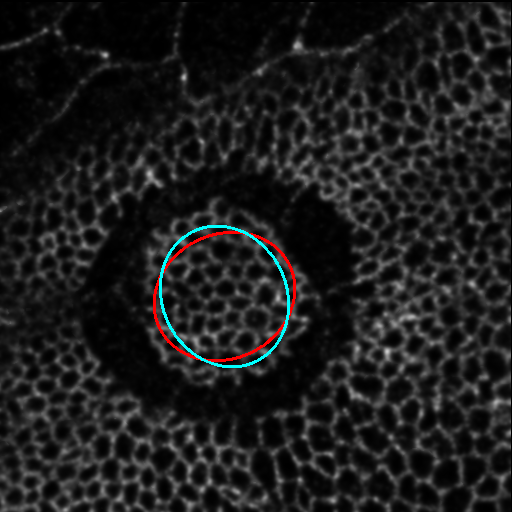
#> input picture reviews/angle_cv2_swap.png, 512 x 512 px; its folder holds only this picture in this run
$ python -i detector.py   (imports and definitions only)   (older library calls are emulated)
#> lines starting #> are read from the running program, lines starting #| are printed output that depends on the picture
#> further down, picture is the input picture: shape (512, 512, 3); mean B, G, R 28.7, 28.7, 28.6
"""Edge detection and ellipse fitting for annular ablation cuts."""

from __future__ import annotations

from dataclasses import asdict, dataclass
from typing import Any

import cv2
import numpy as np

from .data import GT_COLUMNS, canonicalize_fiji_ellipse_params, fiji_angle_from_axis_vector


@dataclass
class EllipseResult:
    """Ellipse fit; BX/BY are the geometric center in image pixels."""

    BX: float
    BY: float
    Major: float
    Minor: float
    Angle: float
    method: str = "combined"
    confidence: float = 1.0

    def as_dict(self) -> dict[str, float | str]:
        return asdict(self)


# [118 lines left out: functions _fit_ellipse_from_points, _sector_extremity_points, _arc_tip_points, _visible_arc_fraction, _partial_arc_visible, _outer_envelope_points and 1 more, not called in this run]


def _angle_diff(a: float, b: float) -> float:
    diff = abs(a - b) % 180.0
    return min(diff, 180.0 - diff)


def _signed_angle_delta(angle: float, reference: float) -> float:
    """Signed difference angle − reference in (−90°, 90°] (180° period)."""
    return float((float(angle) - float(reference) + 90.0) % 180.0 - 90.0)


def _unwrap_angle(angle: float, reference: float) -> float:
    """Map angle to the [0, 180) representative closest to reference."""
    return (float(reference) + _signed_angle_delta(angle, reference)) % 180.0


# [25 lines left out: function _ema_ellipse, not called in this run]


class AblationEdgeDetector:
    """
    Fit an ellipse to the *outer* boundary of the dark annular ablation ring.

    Along each ray from the disc center the intensity profile is:
        bright (inner tissue) → dark (ablation ring) → bright (outer tissue).

    Fiji ellipses annotate that outer dark→bright transition. Detection:
    1. Estimate disc center from the bright central tissue blob
    2. Sample the outer ablation edge on rays around 360°
    3. Fit an ellipse to those points (two-pass center refine)

    Training tunes classical hyperparameters via sklearn search (see ``ablation_edge.model``).
    """

    DEFAULT_PARAMS: dict[str, Any] = {
        # Blob fallback — matches test.ipynb OpenCV knobs.
        "blur": 11,
        "threshold": 20,
        "morph_kernel": 2,
        "morph_iterations": 4,
        "min_area": 5000,
        # Ring-fit path.
        "edge_blur": 11,
        "dark_threshold": 22,
        "bright_threshold": 22,
        # Fixed dark cut is more stable than annulus-percentile adaptive on dark discs
        # (annulus median can sit ~12 and falsely clip to a low floor).
        "use_adaptive_threshold": False,
        "dark_percentile": 65.0,
        "gradient_percentile": 55,
        "r_min": 70,
        "r_max": 200,
        "n_angles": 180,
        "min_dark_run": 4,
        # Fiji annotators emphasize cut extremities; use mild point biasing, not global
        # ellipse inflation (enclosing_percentile=0).
        "dark_run_mode": "first",
        "extremity_sectors": 36,
        "use_arc_tips": True,
        "extremity_arc_full": 0.86,  # plain fit when outer arc >= 86%
        "extremity_arc_severe": 0.65,  # sector+outer when outer arc < 65%
        "extremity_arc_max": 0.80,  # legacy: mild extremity weighting below this
        "extremity_arc_percentile": 80.0,
        "enclosing_percentile": 0.0,
        "radius_filter_mode": "extremity",  # extremity | symmetric | none
        "radius_outlier_sigma": 2.5,
        "center_max_area": 40000,
        "major_min": 150.0,
        "major_max": 450.0,
        "temporal_alpha": 0.45,
    }

    def __init__(self, refine_edges: bool = False, **params: Any) -> None:
        self.params = {**self.DEFAULT_PARAMS, **params}
        self.refine_edges = refine_edges
        self._prev_ellipse: dict[str, float] | None = None
        self._prev_dark_threshold: float | None = None
        self._smooth_thresholds: bool = False

    # [4 lines left out: function reset_temporal_state, not called in this run]

    def detect(self, image: np.ndarray, *, temporal_smooth: bool = False) -> EllipseResult | None:
        self._smooth_thresholds = temporal_smooth
        fitted = self._detect_ablation_ring(image)
        confidence = 1.0
        if fitted is None:
            fitted = self._detect_from_blob(image)
            confidence = 0.5
        if fitted is None:
            return None

        if temporal_smooth:
            alpha = float(self.params.get("temporal_alpha", 0.35))
            fitted = _ema_ellipse(fitted, self._prev_ellipse, alpha)
            self._prev_ellipse = {key: fitted[key] for key in GT_COLUMNS}

        method = "ring"
        if temporal_smooth and float(self.params.get("temporal_alpha", 0.35)) < 1.0:
            method = f"{method}_stable"
        return EllipseResult(**fitted, method=method, confidence=float(confidence))

    # [4 lines left out: function detect_sequence, not called in this run]

    def _best_raw_detection(self, image: np.ndarray) -> dict[str, float] | None:
        return self._detect_ablation_ring(image) or self._detect_from_blob(image)

    # [30 lines left out: function _estimate_thresholds, not called in this run]

    def _estimate_disc_center(self, blurred: np.ndarray) -> tuple[float, float]:
        height, width = blurred.shape
        cx0, cy0 = width * 0.44, height * 0.58
        bright_threshold = float(self.params["bright_threshold"])
        bright = (blurred >= bright_threshold).astype(np.uint8)
        kernel = np.ones((5, 5), np.uint8)
        bright = cv2.morphologyEx(bright, cv2.MORPH_OPEN, kernel, iterations=1)
        bright = cv2.morphologyEx(bright, cv2.MORPH_CLOSE, kernel, iterations=2)

        count, _labels, stats, centroids = cv2.connectedComponentsWithStats(bright, connectivity=8)
        best_idx = None
        best_score = -1.0
        # Central tissue blob is typically ~8k–25k px; huge components are merged
        # background bright regions that pull the center far off (bad discs).
        max_area = int(self.params.get("center_max_area", 40000))
        for idx in range(1, count):
            area = int(stats[idx, cv2.CC_STAT_AREA])
            if area < 5000 or area > max_area:
                continue
            bx, by = float(centroids[idx][0]), float(centroids[idx][1])
            # Strong prior toward the usual disc location.
            dist = np.hypot(bx - cx0, by - cy0)
            score = area / (1.0 + (dist / 25.0) ** 2)
            if score > best_score:
                best_score = score
                best_idx = idx
        if best_idx is None:
            # Relax area cap once if nothing matched.
            for idx in range(1, count):
                area = int(stats[idx, cv2.CC_STAT_AREA])
                if area < 5000 or area > 120000:
                    continue
                bx, by = float(centroids[idx][0]), float(centroids[idx][1])
                dist = np.hypot(bx - cx0, by - cy0)
                score = area / (1.0 + (dist / 25.0) ** 2)
                if score > best_score:
                    best_score = score
                    best_idx = idx
        if best_idx is None:
            return cx0, cy0
        return float(centroids[best_idx][0]), float(centroids[best_idx][1])

    # [185 lines left out: functions _outer_ablation_points, _fiji_fit_points, _fit_from_rays, not called in this run]

    def _detect_ablation_ring(self, image: np.ndarray) -> dict[str, float] | None:
        blur = int(self.params["edge_blur"])
        if blur % 2 == 0:
            blur += 1
        major_min = float(self.params["major_min"])
        major_max = float(self.params["major_max"])

        blurred = cv2.GaussianBlur(image.astype(np.float32), (blur, blur), 0)
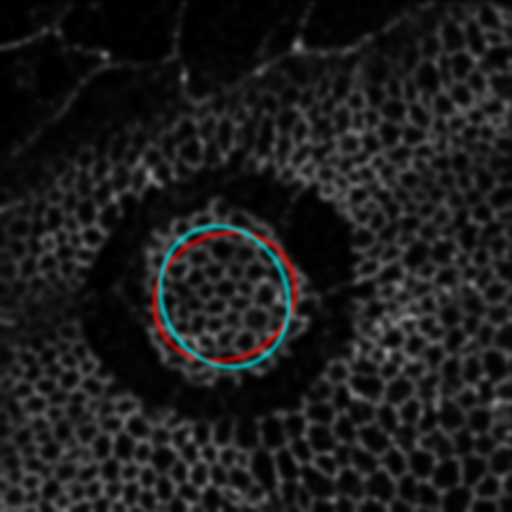
#> blurred: shape (512, 512, 3) float32; mean B, G, R 28.8, 28.8, 28.6
        grad_x = cv2.Sobel(blurred, cv2.CV_32F, 1, 0, ksize=5)
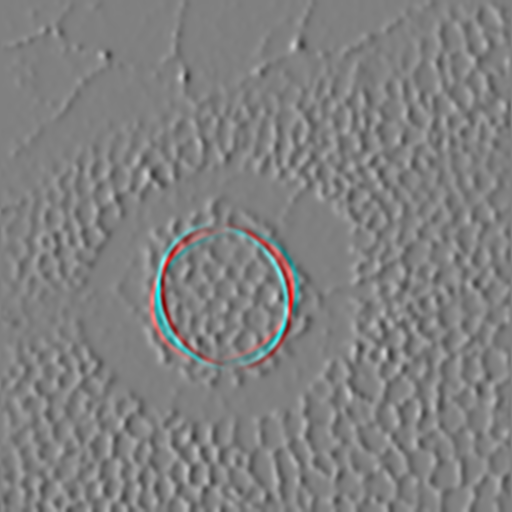
#> grad_x: shape (512, 512, 3) float32; mean B, G, R 2.6, 2.6, 2.6; drawn with min black and max white
        grad_y = cv2.Sobel(blurred, cv2.CV_32F, 0, 1, ksize=5)
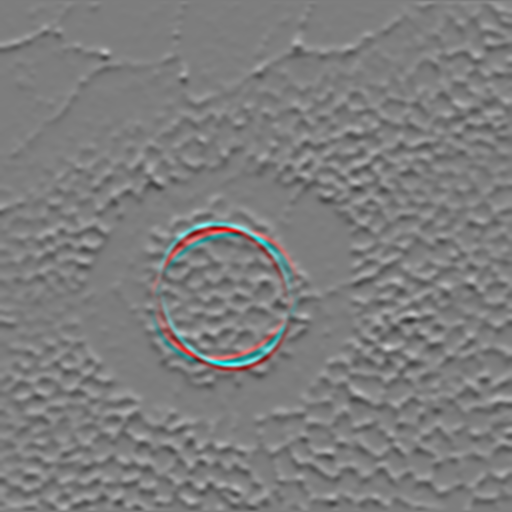
#> grad_y: shape (512, 512, 3) float32; mean B, G, R 7.3, 7.3, 7.3; drawn with min black and max white
        magnitude = np.sqrt(grad_x**2 + grad_y**2)
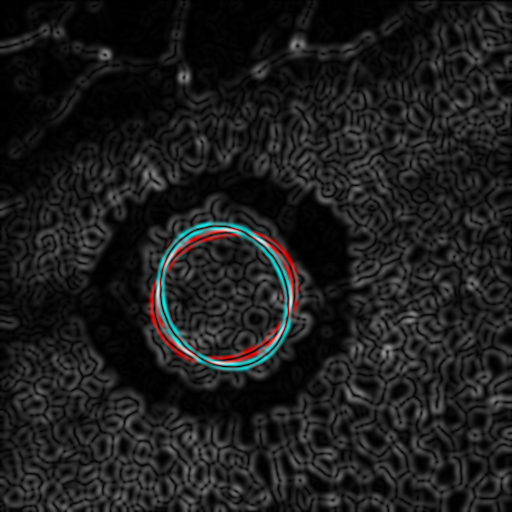
#> magnitude: shape (512, 512, 3) float32; mean B, G, R 556.2, 556.2, 554.4; drawn with min black and max white

        cx, cy = self._estimate_disc_center(blurred)
        dark_threshold, _bright = self._estimate_thresholds(blurred, cx, cy)
        collected = self._outer_ablation_points(blurred, magnitude, cx, cy, dark_threshold)
        if collected is None:
            return None
        points, radii, thetas, confident = collected
        fitted = self._fit_from_rays(points, radii, thetas, confident)
        if fitted is None:
            return None

        # Second pass from the fitted center (improves axes when center was off).
        collected2 = self._outer_ablation_points(
            blurred, magnitude, fitted["BX"], fitted["BY"], dark_threshold
        )
        if collected2 is not None:
            points2, radii2, thetas2, confident2 = collected2
            fitted2 = self._fit_from_rays(points2, radii2, thetas2, confident2)
            if fitted2 is not None and major_min <= fitted2["Major"] <= major_max:
                maj_delta = abs(fitted2["Major"] - fitted["Major"]) / max(
                    fitted["Major"], 1.0
                )
                center_delta = float(
                    np.hypot(
                        fitted2["BX"] - fitted["BX"],
                        fitted2["BY"] - fitted["BY"],
                    )
                )
                angle_delta = _angle_diff(fitted2["Angle"], fitted["Angle"])
                # Partial-arc fits can blow up on re-centering; keep stable pass-1.
                if (
                    maj_delta < 0.08
                    and center_delta < 15.0
                    and angle_delta < 20.0
                ):
                    fitted = fitted2

        if not (major_min <= fitted["Major"] <= major_max):
            return None
        return fitted

    # [56 lines left out: functions _detect_from_blob, compare_to_ground_truth, not called in this run]

>>> import cv2
>>> picture = cv2.imread('../reviews/angle_cv2_swap.png')
#> (the run stopped early here; a loop or call above may not have finished)
